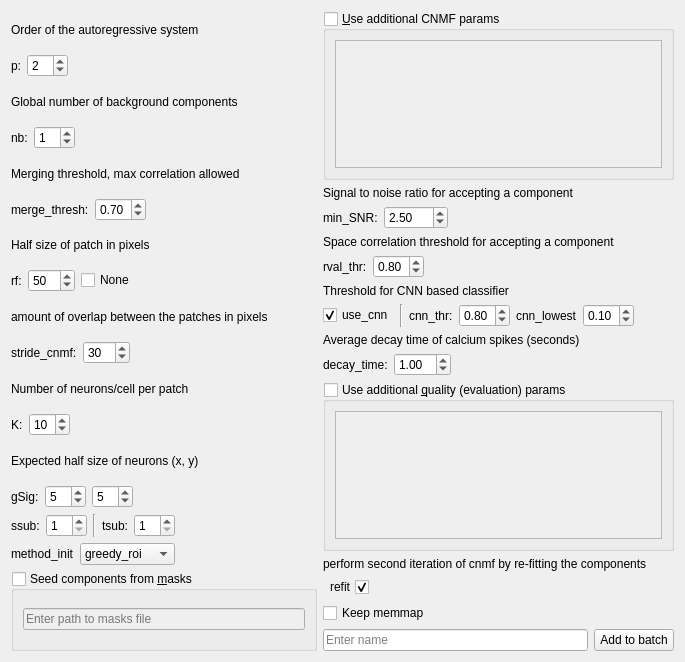
<?xml version="1.0" encoding="UTF-8"?>
<ui version="4.0">
 <class>CNMFWidget</class>
 <widget class="QWidget" name="CNMFWidget">
  <property name="geometry">
   <rect>
    <x>0</x>
    <y>0</y>
    <width>685</width>
    <height>662</height>
   </rect>
  </property>
  <property name="windowTitle">
   <string>Form</string>
  </property>
  <layout class="QHBoxLayout" name="horizontalLayout_3">
   <item>
    <layout class="QVBoxLayout" name="verticalLayout">
     <item>
      <widget class="QLabel" name="label_22">
       <property name="text">
        <string>Order of the autoregressive system</string>
       </property>
      </widget>
     </item>
     <item>
      <layout class="QHBoxLayout" name="horizontalLayout">
       <item>
        <widget class="QLabel" name="label">
         <property name="text">
          <string>p:</string>
         </property>
        </widget>
       </item>
       <item>
        <widget class="QSpinBox" name="spinBoxP">
         <property name="minimum">
          <number>0</number>
         </property>
         <property name="maximum">
          <number>10</number>
         </property>
         <property name="singleStep">
          <number>1</number>
         </property>
         <property name="value">
          <number>2</number>
         </property>
        </widget>
       </item>
       <item>
        <spacer name="horizontalSpacer">
         <property name="orientation">
          <enum>Qt::Horizontal</enum>
         </property>
         <property name="sizeHint" stdset="0">
          <size>
           <width>40</width>
           <height>20</height>
          </size>
         </property>
        </spacer>
       </item>
      </layout>
     </item>
     <item>
      <widget class="QLabel" name="label_28">
       <property name="text">
        <string>Global number of background components</string>
       </property>
      </widget>
     </item>
     <item>
      <layout class="QHBoxLayout" name="horizontalLayout_19">
       <item>
        <widget class="QLabel" name="label_27">
         <property name="text">
          <string>nb:</string>
         </property>
        </widget>
       </item>
       <item>
        <widget class="QSpinBox" name="spinBoxnb">
         <property name="maximum">
          <number>99</number>
         </property>
         <property name="value">
          <number>1</number>
         </property>
        </widget>
       </item>
       <item>
        <spacer name="horizontalSpacer_12">
         <property name="orientation">
          <enum>Qt::Horizontal</enum>
         </property>
         <property name="sizeHint" stdset="0">
          <size>
           <width>40</width>
           <height>20</height>
          </size>
         </property>
        </spacer>
       </item>
      </layout>
     </item>
     <item>
      <widget class="QLabel" name="label_11">
       <property name="text">
        <string>Merging threshold, max correlation allowed</string>
       </property>
      </widget>
     </item>
     <item>
      <layout class="QHBoxLayout" name="horizontalLayout_7">
       <item>
        <widget class="QLabel" name="label_10">
         <property name="text">
          <string>merge_thresh:</string>
         </property>
        </widget>
       </item>
       <item>
        <widget class="QDoubleSpinBox" name="doubleSpinBoxMergeThresh">
         <property name="maximum">
          <double>1.000000000000000</double>
         </property>
         <property name="singleStep">
          <double>0.050000000000000</double>
         </property>
         <property name="value">
          <double>0.700000000000000</double>
         </property>
        </widget>
       </item>
       <item>
        <spacer name="horizontalSpacer_5">
         <property name="orientation">
          <enum>Qt::Horizontal</enum>
         </property>
         <property name="sizeHint" stdset="0">
          <size>
           <width>40</width>
           <height>20</height>
          </size>
         </property>
        </spacer>
       </item>
      </layout>
     </item>
     <item>
      <widget class="QLabel" name="label_24">
       <property name="text">
        <string>Half size of patch in pixels</string>
       </property>
      </widget>
     </item>
     <item>
      <layout class="QHBoxLayout" name="horizontalLayout_13">
       <item>
        <widget class="QLabel" name="label_21">
         <property name="text">
          <string>rf:</string>
         </property>
        </widget>
       </item>
       <item>
        <widget class="QSpinBox" name="spinBoxRf">
         <property name="maximum">
          <number>999</number>
         </property>
         <property name="value">
          <number>50</number>
         </property>
        </widget>
       </item>
       <item>
        <widget class="QCheckBox" name="checkBoxRfNone">
         <property name="toolTip">
          <string>Set `rf` as `None`</string>
         </property>
         <property name="text">
          <string>None</string>
         </property>
        </widget>
       </item>
       <item>
        <spacer name="horizontalSpacer_10">
         <property name="orientation">
          <enum>Qt::Horizontal</enum>
         </property>
         <property name="sizeHint" stdset="0">
          <size>
           <width>40</width>
           <height>20</height>
          </size>
         </property>
        </spacer>
       </item>
      </layout>
     </item>
     <item>
      <widget class="QLabel" name="label_13">
       <property name="text">
        <string>amount of overlap between the patches in pixels</string>
       </property>
      </widget>
     </item>
     <item>
      <layout class="QHBoxLayout" name="horizontalLayout_8">
       <item>
        <widget class="QLabel" name="label_12">
         <property name="text">
          <string>stride_cnmf:</string>
         </property>
        </widget>
       </item>
       <item>
        <widget class="QSpinBox" name="spinBoxStrideCNMF">
         <property name="maximum">
          <number>999</number>
         </property>
         <property name="value">
          <number>30</number>
         </property>
        </widget>
       </item>
       <item>
        <spacer name="horizontalSpacer_6">
         <property name="orientation">
          <enum>Qt::Horizontal</enum>
         </property>
         <property name="sizeHint" stdset="0">
          <size>
           <width>40</width>
           <height>20</height>
          </size>
         </property>
        </spacer>
       </item>
      </layout>
     </item>
     <item>
      <widget class="QLabel" name="label_32">
       <property name="text">
        <string>Number of neurons/cell per patch</string>
       </property>
      </widget>
     </item>
     <item>
      <layout class="QHBoxLayout" name="horizontalLayout_21">
       <item>
        <widget class="QLabel" name="label_31">
         <property name="text">
          <string>K:</string>
         </property>
        </widget>
       </item>
       <item>
        <widget class="QSpinBox" name="spinBoxK">
         <property name="minimum">
          <number>1</number>
         </property>
         <property name="value">
          <number>10</number>
         </property>
        </widget>
       </item>
       <item>
        <spacer name="horizontalSpacer_14">
         <property name="orientation">
          <enum>Qt::Horizontal</enum>
         </property>
         <property name="sizeHint" stdset="0">
          <size>
           <width>40</width>
           <height>20</height>
          </size>
         </property>
        </spacer>
       </item>
      </layout>
     </item>
     <item>
      <widget class="QLabel" name="label_33">
       <property name="text">
        <string>Expected half size of neurons (x, y)</string>
       </property>
      </widget>
     </item>
     <item>
      <layout class="QHBoxLayout" name="horizontalLayout_22">
       <item>
        <widget class="QLabel" name="label_34">
         <property name="text">
          <string>gSig:</string>
         </property>
        </widget>
       </item>
       <item>
        <widget class="QSpinBox" name="spinBox_gSig_x">
         <property name="minimum">
          <number>1</number>
         </property>
         <property name="value">
          <number>5</number>
         </property>
        </widget>
       </item>
       <item>
        <widget class="QSpinBox" name="spinBox_gSig_y">
         <property name="minimum">
          <number>1</number>
         </property>
         <property name="value">
          <number>5</number>
         </property>
        </widget>
       </item>
       <item>
        <spacer name="horizontalSpacer_4">
         <property name="orientation">
          <enum>Qt::Horizontal</enum>
         </property>
         <property name="sizeHint" stdset="0">
          <size>
           <width>40</width>
           <height>20</height>
          </size>
         </property>
        </spacer>
       </item>
       <item>
        <spacer name="horizontalSpacer_15">
         <property name="orientation">
          <enum>Qt::Horizontal</enum>
         </property>
         <property name="sizeHint" stdset="0">
          <size>
           <width>40</width>
           <height>20</height>
          </size>
         </property>
        </spacer>
       </item>
      </layout>
     </item>
     <item>
      <layout class="QHBoxLayout" name="horizontalLayout_23">
       <item>
        <widget class="QLabel" name="label_35">
         <property name="text">
          <string>ssub:</string>
         </property>
        </widget>
       </item>
       <item>
        <widget class="QSpinBox" name="spinBox_ssub">
         <property name="minimum">
          <number>1</number>
         </property>
         <property name="value">
          <number>1</number>
         </property>
        </widget>
       </item>
       <item>
        <widget class="Line" name="line">
         <property name="orientation">
          <enum>Qt::Vertical</enum>
         </property>
        </widget>
       </item>
       <item>
        <widget class="QLabel" name="label_36">
         <property name="text">
          <string>tsub:</string>
         </property>
        </widget>
       </item>
       <item>
        <widget class="QSpinBox" name="spinBox_tsub">
         <property name="minimum">
          <number>1</number>
         </property>
         <property name="singleStep">
          <number>1</number>
         </property>
         <property name="value">
          <number>1</number>
         </property>
        </widget>
       </item>
       <item>
        <spacer name="horizontalSpacer_17">
         <property name="orientation">
          <enum>Qt::Horizontal</enum>
         </property>
         <property name="sizeHint" stdset="0">
          <size>
           <width>40</width>
           <height>20</height>
          </size>
         </property>
        </spacer>
       </item>
      </layout>
     </item>
     <item>
      <layout class="QHBoxLayout" name="horizontalLayout_4">
       <item>
        <widget class="QLabel" name="label_4">
         <property name="text">
          <string>method_init</string>
         </property>
        </widget>
       </item>
       <item>
        <widget class="QComboBox" name="comboBox_method_init">
         <item>
          <property name="text">
           <string>greedy_roi</string>
          </property>
         </item>
         <item>
          <property name="text">
           <string>sparse_nmf</string>
          </property>
         </item>
        </widget>
       </item>
       <item>
        <spacer name="horizontalSpacer_13">
         <property name="orientation">
          <enum>Qt::Horizontal</enum>
         </property>
         <property name="sizeHint" stdset="0">
          <size>
           <width>40</width>
           <height>20</height>
          </size>
         </property>
        </spacer>
       </item>
      </layout>
     </item>
     <item>
      <layout class="QHBoxLayout" name="horizontalLayout_5">
       <item>
        <widget class="QGroupBox" name="groupBox_seed_components">
         <property name="sizePolicy">
          <sizepolicy hsizetype="Preferred" vsizetype="Preferred">
           <horstretch>0</horstretch>
           <verstretch>0</verstretch>
          </sizepolicy>
         </property>
         <property name="minimumSize">
          <size>
           <width>0</width>
           <height>80</height>
          </size>
         </property>
         <property name="title">
          <string>Seed components from &amp;masks</string>
         </property>
         <property name="flat">
          <bool>false</bool>
         </property>
         <property name="checkable">
          <bool>true</bool>
         </property>
         <property name="checked">
          <bool>false</bool>
         </property>
         <layout class="QVBoxLayout" name="verticalLayout_4">
          <item>
           <widget class="QLineEdit" name="lineEdit_seed_components_path">
            <property name="placeholderText">
             <string>Enter path to masks file</string>
            </property>
           </widget>
          </item>
         </layout>
        </widget>
       </item>
      </layout>
     </item>
    </layout>
   </item>
   <item>
    <layout class="QVBoxLayout" name="verticalLayout_2">
     <item>
      <widget class="QGroupBox" name="groupBox_cnmf_kwargs">
       <property name="toolTip">
        <string>You can enter additional kwargs to pass for CNMF instantiation.
Use single quotes for strings, do not use double quotes.</string>
       </property>
       <property name="statusTip">
        <string/>
       </property>
       <property name="title">
        <string>&amp;Use additional CNMF params</string>
       </property>
       <property name="checkable">
        <bool>true</bool>
       </property>
       <property name="checked">
        <bool>false</bool>
       </property>
       <layout class="QVBoxLayout" name="verticalLayout_3">
        <item>
         <widget class="QPlainTextEdit" name="plainTextEdit_cnmf_kwargs">
          <property name="toolTip">
           <string>You can enter additional kwargs to pass for CNMF instantiation.
Use single quotes for strings, do not use double quotes.</string>
          </property>
         </widget>
        </item>
       </layout>
      </widget>
     </item>
     <item>
      <widget class="QLabel" name="label_20">
       <property name="text">
        <string>Signal to noise ratio for accepting a component</string>
       </property>
      </widget>
     </item>
     <item>
      <layout class="QHBoxLayout" name="horizontalLayout_14">
       <item>
        <widget class="QLabel" name="label_23">
         <property name="text">
          <string>min_SNR:</string>
         </property>
        </widget>
       </item>
       <item>
        <widget class="QDoubleSpinBox" name="doubleSpinBoxMinSNR">
         <property name="maximum">
          <double>100.000000000000000</double>
         </property>
         <property name="singleStep">
          <double>0.250000000000000</double>
         </property>
         <property name="value">
          <double>2.500000000000000</double>
         </property>
        </widget>
       </item>
       <item>
        <spacer name="horizontalSpacer_11">
         <property name="orientation">
          <enum>Qt::Horizontal</enum>
         </property>
         <property name="sizeHint" stdset="0">
          <size>
           <width>40</width>
           <height>20</height>
          </size>
         </property>
        </spacer>
       </item>
      </layout>
     </item>
     <item>
      <widget class="QLabel" name="label_14">
       <property name="text">
        <string>Space correlation threshold for accepting a component</string>
       </property>
      </widget>
     </item>
     <item>
      <layout class="QHBoxLayout" name="horizontalLayout_9">
       <item>
        <widget class="QLabel" name="label_15">
         <property name="text">
          <string>rval_thr:</string>
         </property>
        </widget>
       </item>
       <item>
        <widget class="QDoubleSpinBox" name="doubleSpinBoxRvalThr">
         <property name="maximum">
          <double>1.000000000000000</double>
         </property>
         <property name="singleStep">
          <double>0.050000000000000</double>
         </property>
         <property name="value">
          <double>0.800000000000000</double>
         </property>
        </widget>
       </item>
       <item>
        <spacer name="horizontalSpacer_7">
         <property name="orientation">
          <enum>Qt::Horizontal</enum>
         </property>
         <property name="sizeHint" stdset="0">
          <size>
           <width>40</width>
           <height>20</height>
          </size>
         </property>
        </spacer>
       </item>
      </layout>
     </item>
     <item>
      <widget class="QLabel" name="label_25">
       <property name="text">
        <string>Threshold for CNN based classifier</string>
       </property>
      </widget>
     </item>
     <item>
      <layout class="QHBoxLayout" name="horizontalLayout_15">
       <item>
        <widget class="QCheckBox" name="checkBoxUseCNN">
         <property name="text">
          <string>use_cnn</string>
         </property>
         <property name="checked">
          <bool>true</bool>
         </property>
        </widget>
       </item>
       <item>
        <widget class="Line" name="line_2">
         <property name="orientation">
          <enum>Qt::Vertical</enum>
         </property>
        </widget>
       </item>
       <item>
        <widget class="QLabel" name="label_26">
         <property name="text">
          <string>cnn_thr:</string>
         </property>
        </widget>
       </item>
       <item>
        <widget class="QDoubleSpinBox" name="doubleSpinBoxCNNThr">
         <property name="maximum">
          <double>1.000000000000000</double>
         </property>
         <property name="singleStep">
          <double>0.050000000000000</double>
         </property>
         <property name="value">
          <double>0.800000000000000</double>
         </property>
        </widget>
       </item>
       <item>
        <widget class="QLabel" name="label_3">
         <property name="text">
          <string>cnn_lowest</string>
         </property>
        </widget>
       </item>
       <item>
        <widget class="QDoubleSpinBox" name="doubleSpinBox_cnn_lowest">
         <property name="maximum">
          <double>1.000000000000000</double>
         </property>
         <property name="singleStep">
          <double>0.050000000000000</double>
         </property>
         <property name="value">
          <double>0.100000000000000</double>
         </property>
        </widget>
       </item>
       <item>
        <spacer name="horizontalSpacer_16">
         <property name="orientation">
          <enum>Qt::Horizontal</enum>
         </property>
         <property name="sizeHint" stdset="0">
          <size>
           <width>40</width>
           <height>20</height>
          </size>
         </property>
        </spacer>
       </item>
      </layout>
     </item>
     <item>
      <widget class="QLabel" name="label_17">
       <property name="text">
        <string>Average decay time of calcium spikes (seconds)</string>
       </property>
      </widget>
     </item>
     <item>
      <layout class="QHBoxLayout" name="horizontalLayout_10">
       <item>
        <widget class="QLabel" name="label_16">
         <property name="text">
          <string>decay_time:</string>
         </property>
        </widget>
       </item>
       <item>
        <widget class="QDoubleSpinBox" name="spinBoxDecayTime">
         <property name="singleStep">
          <double>0.500000000000000</double>
         </property>
         <property name="value">
          <double>1.000000000000000</double>
         </property>
        </widget>
       </item>
       <item>
        <spacer name="horizontalSpacer_8">
         <property name="orientation">
          <enum>Qt::Horizontal</enum>
         </property>
         <property name="sizeHint" stdset="0">
          <size>
           <width>40</width>
           <height>20</height>
          </size>
         </property>
        </spacer>
       </item>
      </layout>
     </item>
     <item>
      <widget class="QGroupBox" name="groupBox_eval_kwargs">
       <property name="toolTip">
        <string>You can enter additional parameters to use for component evaluation.
Use single quotes for strings, do not use double quotes</string>
       </property>
       <property name="title">
        <string>Use additional &amp;quality (evaluation) params</string>
       </property>
       <property name="checkable">
        <bool>true</bool>
       </property>
       <property name="checked">
        <bool>false</bool>
       </property>
       <layout class="QVBoxLayout" name="verticalLayout_5">
        <item>
         <widget class="QPlainTextEdit" name="plainTextEdit_eval_kwargs">
          <property name="toolTip">
           <string>You can enter additional parameters to use for component evaluation.
Use single quotes for strings, do not use double quotes</string>
          </property>
         </widget>
        </item>
       </layout>
      </widget>
     </item>
     <item>
      <widget class="QLabel" name="label_2">
       <property name="text">
        <string>perform second iteration of cnmf by re-fitting the components</string>
       </property>
      </widget>
     </item>
     <item>
      <layout class="QHBoxLayout" name="horizontalLayout_2">
       <item>
        <widget class="QCheckBox" name="checkBoxRefit">
         <property name="layoutDirection">
          <enum>Qt::RightToLeft</enum>
         </property>
         <property name="text">
          <string>refit</string>
         </property>
         <property name="checked">
          <bool>true</bool>
         </property>
        </widget>
       </item>
       <item>
        <spacer name="horizontalSpacer_2">
         <property name="orientation">
          <enum>Qt::Horizontal</enum>
         </property>
         <property name="sizeHint" stdset="0">
          <size>
           <width>40</width>
           <height>20</height>
          </size>
         </property>
        </spacer>
       </item>
      </layout>
     </item>
     <item>
      <widget class="QCheckBox" name="checkBoxKeepMemmap">
       <property name="text">
        <string>Keep memmap</string>
       </property>
      </widget>
     </item>
     <item>
      <layout class="QHBoxLayout" name="horizontalLayout_11">
       <item>
        <widget class="QLineEdit" name="lineEdName">
         <property name="placeholderText">
          <string>Enter name</string>
         </property>
        </widget>
       </item>
       <item>
        <widget class="QPushButton" name="btnAddToBatchCNMF">
         <property name="text">
          <string>Add to batch</string>
         </property>
        </widget>
       </item>
      </layout>
     </item>
    </layout>
   </item>
  </layout>
 </widget>
 <resources/>
 <connections/>
</ui>
